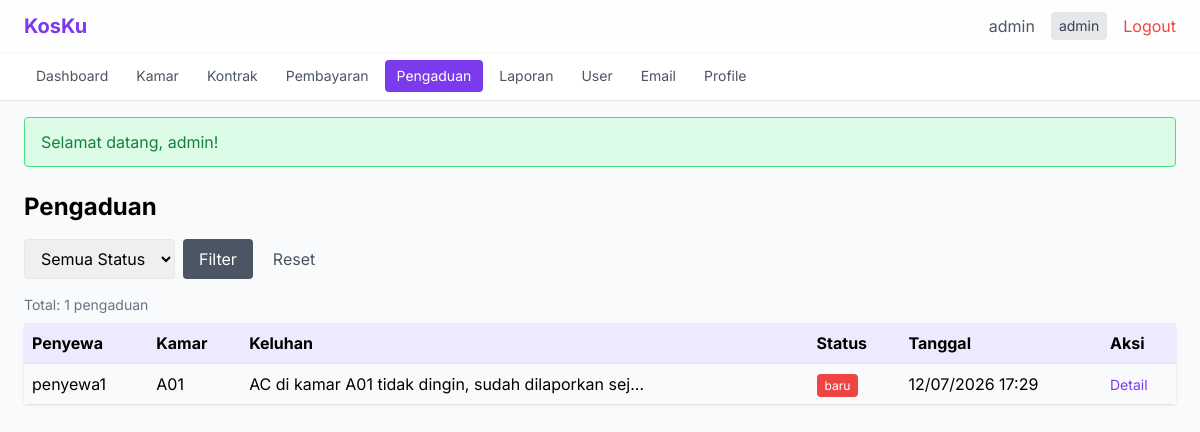
The page /pengaduan/index (signed in) on the database its author committed.
### tables this page shows
CREATE TABLE pengaduan (
    id INT AUTO_INCREMENT PRIMARY KEY,
    penyewa_id INT NOT NULL,
    kamar_id INT,
    keluhan TEXT NOT NULL,
    foto VARCHAR(255),
    status ENUM('baru', 'diproses', 'selesai') NOT NULL DEFAULT 'baru',
    respon TEXT,
    created_at TIMESTAMP DEFAULT CURRENT_TIMESTAMP,
    FOREIGN KEY (penyewa_id) REFERENCES users(id) ON DELETE CASCADE,
    FOREIGN KEY (kamar_id) REFERENCES kamar(id) ON DELETE SET NULL
);

CREATE TABLE users (
    id INT AUTO_INCREMENT PRIMARY KEY,
    username VARCHAR(50) NOT NULL UNIQUE,
    email VARCHAR(100) NOT NULL UNIQUE,
    password VARCHAR(255) NOT NULL,
    role ENUM('admin', 'pemilik', 'penyewa') NOT NULL DEFAULT 'penyewa',
    no_telepon VARCHAR(20),
    alamat TEXT,
    created_at TIMESTAMP DEFAULT CURRENT_TIMESTAMP
);

CREATE TABLE kamar (
    id INT AUTO_INCREMENT PRIMARY KEY,
    nomor_kamar VARCHAR(10) NOT NULL UNIQUE,
    tipe VARCHAR(50),
    harga DECIMAL(12,2) NOT NULL,
    kapasitas INT DEFAULT 1,
    fasilitas TEXT,
    status ENUM('tersedia', 'terisi', 'maintenance') NOT NULL DEFAULT 'tersedia',
    foto VARCHAR(255),
    created_at TIMESTAMP DEFAULT CURRENT_TIMESTAMP
);

### src/Controllers/PengaduanController.php (called while the page is built, shortened)
<?php
class PengaduanController
{
    private Pengaduan $pengaduan;
    public function __construct()
    {
        $this->pengaduan = new Pengaduan();
    }
    public function index(): void
    {
        $filter = '';
        $params = [];
        $data = $this->pengaduan->getAll($filter, $params);
        require_once __DIR__ . '/../../views/pengaduan/index.php';
    }
}

### public/index.php (called while the page is built, shortened)
<?php
$requestUri = $_SERVER['REQUEST_URI'] ?? '/';
$requestUri = parse_url($requestUri, PHP_URL_PATH);
$requestUri = ltrim($requestUri, '/');
$url = !empty($requestUri) ? $requestUri : ($_GET['url'] ?? '');
$url = rtrim($url, '/');
$url = filter_var($url, FILTER_SANITIZE_URL);
$url = explode('/', $url);
$controllerName = !empty($url[0]) ? ucfirst($url[0]) . 'Controller' : 'AuthController';
$defaultMethod = $controllerName === 'AuthController' ? 'login' : 'index';
$methodName = $url[1] ?? $defaultMethod;
$params = array_slice($url, 2);
$controller = new $controllerClass();
call_user_func_array([$controller, $methodName], $params);

### src/Models/Pengaduan.php (called while the page is built, shortened)
<?php
class Pengaduan
{
    private PDO $db;
    public function __construct()
    {
        $this->db = Database::getConnection();
    }
    public function getAll(string $filter = '', array $params = []): array
    {
        $sql = "SELECT a.*, u.username as nama_penyewa, km.nomor_kamar
                FROM pengaduan a
                JOIN users u ON a.penyewa_id = u.id
                LEFT JOIN kamar km ON a.kamar_id = km.id
                WHERE 1=1 $filter
                ORDER BY a.created_at DESC";
        $stmt = $this->db->prepare($sql);
        $stmt->execute($params);
        return $stmt->fetchAll();
    }
}

### config/database.php (called while the page is built, shortened)
<?php
class Database
{
    private static ?PDO $instance = null;
    private static string $host = 'localhost';
    private static string $dbname = 'kos_management';
    private static string $user = 'root';
    private static string $pass = '';
    private static string $charset = 'utf8mb4';
    public static function getConnection(): PDO
    {
        if (self::$instance === null) {
            try {
                $dsn = "mysql:host=" . self::$host . ";dbname=" . self::$dbname . ";charset=" . self::$charset;
                self::$instance = new PDO($dsn, self::$user, self::$pass, [
                    PDO::ATTR_ERRMODE => PDO::ERRMODE_EXCEPTION,
                    PDO::ATTR_DEFAULT_FETCH_MODE => PDO::FETCH_ASSOC,
                    PDO::ATTR_EMULATE_PREPARES => false,
                ]);
            } catch (PDOException $e) {
                error_log("Database connection failed: " . $e->getMessage());
                http_response_code(500);
                require_once __DIR__ . '/../views/errors/500.php';
                exit;
            }
        }
        return self::$instance;
    }
}

### src/Helpers/Security.php (called while the page is built, shortened)
<?php
class Security
{
    public static function escapeHtml(string $data): string
    {
        return htmlspecialchars($data, ENT_QUOTES | ENT_HTML5, 'UTF-8');
    }
}

### views/pengaduan/index.php (the view, shortened to what this page needs)
<?php
require_once __DIR__ . '/../../src/Helpers/Security.php';
require_once __DIR__ . '/../layouts/header.php'; ?>
<div class="max-w-7xl mx-auto">
    <div class="flex justify-between items-center mb-4">
        <h1 class="text-2xl font-bold">Pengaduan</h1>
    </div>
    <form method="GET" class="mb-4 flex gap-2">
        <select name="status" class="border rounded px-3 py-2">
            <option value="">Semua Status</option>
        </select>
        <button type="submit" class="bg-gray-600 text-white px-4 py-2 rounded">Filter</button>
        <a href="/pengaduan/index" class="text-gray-600 px-3 py-2">Reset</a>
    </form>
    <?php if (count($data) > 0): ?>
    <p class="text-sm text-gray-500 mb-2">Total: <?= count($data) ?> pengaduan</p>
    <table class="w-full bg-white rounded shadow">
        <thead>
            <tr class="bg-violet-100">
                <th class="p-2 text-left">Penyewa</th>
                <th class="p-2 text-left">Kamar</th>
                <th class="p-2 text-left">Keluhan</th>
                <th class="p-2 text-left">Status</th>
                <th class="p-2 text-left">Tanggal</th>
                <th class="p-2 text-left">Aksi</th>
            </tr>
        </thead>
        <tbody>
            <?php foreach ($data as $i => $row): ?>
            <tr class="border-t <?= $i % 2 == 0 ? 'bg-gray-50' : '' ?>">
                <td class="p-2"><?= Security::escapeHtml($row['nama_penyewa']) ?></td>
                <td class="p-2"><?= Security::escapeHtml($row['nomor_kamar'] ?? '-') ?></td>
                <td class="p-2"><?= Security::escapeHtml(mb_substr($row['keluhan'], 0, 50)) ?>...</td>
                <td class="p-2">
                    <span class="px-2 py-1 rounded text-white text-xs
                        <?= $row['status'] == 'baru' ? 'bg-red-500' : ($row['status'] == 'diproses' ? 'bg-yellow-500' : 'bg-green-500') ?>">
                        <?= Security::escapeHtml($row['status']) ?>
                    </span>
                </td>
                <td class="p-2"><?= Security::escapeHtml(date('d/m/Y H:i', strtotime($row['created_at']))) ?></td>
                <td class="p-2">
                    <a href="/pengaduan/detail/<?= $row['id'] ?>" class="text-violet-600 text-sm">Detail</a>
                </td>
            </tr>
            <?php endforeach; ?>
        </tbody>
    </table>
    <?php else: ?>
    <div class="bg-white rounded shadow p-6 text-center text-gray-500">
        Belum ada pengaduan.
    </div>
    <?php endif; ?>
</div>
<?php require_once __DIR__ . '/../layouts/footer.php'; ?>

### views/layouts/header.php (style rules this page uses)
body { font-family: 'Inter', sans-serif; }

### rows shown on the page
pengaduan: penyewa.username "penyewa1", kamar.nomor_kamar "A01", keluhan "AC di kamar A01 tidak dingin, sudah dilaporkan sej", status "baru", created_at "12/07/2026 17:29"

### other values the page prints
count($data) "1"
